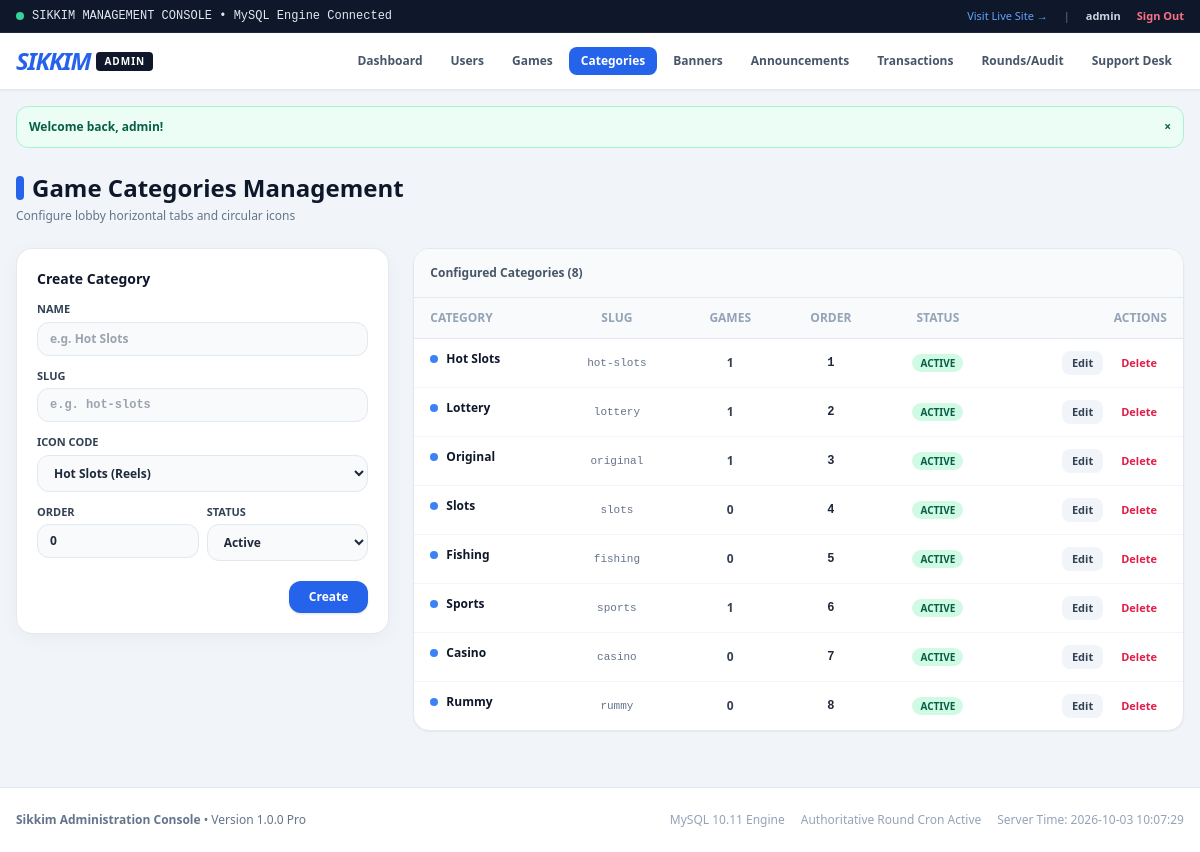
Screenshot of /admin/categories.php (signed in) with the database file from the repository.
### tables this page shows
CREATE TABLE `users` (
  `id` INT AUTO_INCREMENT PRIMARY KEY,
  `username` VARCHAR(50) NOT NULL UNIQUE,
  `phone` VARCHAR(20) NOT NULL UNIQUE,
  `email` VARCHAR(100) DEFAULT NULL,
  `password_hash` VARCHAR(255) NOT NULL,
  `role` ENUM('user', 'admin') NOT NULL DEFAULT 'user',
  `status` ENUM('active', 'suspended') NOT NULL DEFAULT 'active',
  `avatar` VARCHAR(255) DEFAULT '/assets/images/avatar-default.png',
  `created_at` TIMESTAMP DEFAULT CURRENT_TIMESTAMP,
  `updated_at` TIMESTAMP DEFAULT CURRENT_TIMESTAMP ON UPDATE CURRENT_TIMESTAMP,
  INDEX `idx_users_phone` (`phone`),
  INDEX `idx_users_username` (`username`),
  INDEX `idx_users_role` (`role`)
);

CREATE TABLE `categories` (
  `id` INT AUTO_INCREMENT PRIMARY KEY,
  `name` VARCHAR(50) NOT NULL,
  `slug` VARCHAR(50) NOT NULL UNIQUE,
  `icon` VARCHAR(255) NOT NULL,
  `display_order` INT NOT NULL DEFAULT 0,
  `status` ENUM('active', 'inactive') NOT NULL DEFAULT 'active',
  `created_at` TIMESTAMP DEFAULT CURRENT_TIMESTAMP,
  INDEX `idx_cat_order` (`display_order`),
  INDEX `idx_cat_status` (`status`)
);

### includes/auth.php (called while the page is built, shortened)
<?php
function isLoggedIn(): bool {
    return isset($_SESSION['user_id']) && !empty($_SESSION['user_id']);
}
function getCurrentUserId(): ?int {
    return $_SESSION['user_id'] ?? null;
}
function getCurrentUser(): ?array {
    $uid = getCurrentUserId();
    $pdo = getDB();
    $stmt = $pdo->prepare("
        SELECT u.id, u.username, u.phone, u.email, u.role, u.status, u.avatar, u.created_at,
               COALESCE(w.balance, 0.00) as balance,
               COALESCE(w.bonus_balance, 0.00) as bonus_balance,
               COALESCE(w.total_deposited, 0.00) as total_deposited,
               COALESCE(w.total_withdrawn, 0.00) as total_withdrawn
        FROM `users` u
        LEFT JOIN `wallets` w ON u.id = w.user_id
        WHERE u.id = :id AND u.status = 'active'
        LIMIT 1
    ");
    $stmt->execute([':id' => $uid]);
    $user = $stmt->fetch();
    return $user ?: null;
}
function requireAdmin(): array {
    $user = getCurrentUser();
    return $user;
}
function e(?string $string): string {
    return htmlspecialchars($string ?? '', ENT_QUOTES, 'UTF-8');
}
function getFlash(): ?array {
    if (isset($_SESSION['flash'])) {
        $flash = $_SESSION['flash'];
        return $flash;
    }
    return null;
}

### admin/categories.php (the view, shortened to what this page needs)
<?php
require_once __DIR__ . '/includes/admin_header.php';
$pdo = getDB();
$editCat = null;
$categories = $pdo->query("
    SELECT c.*, (SELECT COUNT(*) FROM `games` WHERE `category_id` = c.id) as game_count
    FROM `categories` c
    ORDER BY c.display_order ASC, c.id ASC
")->fetchAll();
?>
<div class="w-full mb-6">
    <h1 class="text-xl sm:text-2xl font-black text-slate-900 flex items-center gap-2">
        <span class="w-2 h-6 bg-blue-600 rounded-full inline-block"></span>
        Game Categories Management
    </h1>
    <p class="text-xs text-slate-500 mt-1">Configure lobby horizontal tabs and circular icons</p>
</div>
<div class="grid grid-cols-1 lg:grid-cols-3 gap-6 mb-8">
    <div class="card-premium p-5 self-start">
        <h3 class="font-black text-slate-900 text-sm mb-3">
            <?= $editCat ? 'Edit Category' : 'Create Category' ?>
        </h3>
        <form method="POST" action="/admin/categories.php" class="space-y-3">
            <div>
                <label class="block text-[11px] font-bold text-slate-700 uppercase mb-1">Name</label>
                <input type="text" name="name" value="<?= e($editCat['name'] ?? '') ?>" required placeholder="e.g. Hot Slots" class="w-full px-3 py-2 bg-slate-50 border border-slate-200 rounded-xl text-xs font-semibold focus:ring-2 focus:ring-blue-500">
            </div>
            <div>
                <label class="block text-[11px] font-bold text-slate-700 uppercase mb-1">Slug</label>
                <input type="text" name="slug" value="<?= e($editCat['slug'] ?? '') ?>" required placeholder="e.g. hot-slots" class="w-full px-3 py-2 bg-slate-50 border border-slate-200 rounded-xl text-xs font-mono font-semibold focus:ring-2 focus:ring-blue-500">
            </div>
            <div>
                <label class="block text-[11px] font-bold text-slate-700 uppercase mb-1">Icon Code</label>
                <select name="icon" class="w-full px-3 py-2 bg-slate-50 border border-slate-200 rounded-xl text-xs font-bold focus:ring-2 focus:ring-blue-500">
                    <option value="hot-slots" <?= ($editCat && $editCat['icon'] === 'hot-slots') ? 'selected' : '' ?>>Hot Slots (Reels)</option>
                </select>
            </div>
            <div class="grid grid-cols-2 gap-2">
                <div>
                    <label class="block text-[11px] font-bold text-slate-700 uppercase mb-1">Order</label>
                    <input type="number" name="display_order" value="<?= (int)($editCat['display_order'] ?? 0) ?>" class="w-full px-3 py-2 bg-slate-50 border border-slate-200 rounded-xl text-xs font-bold">
                </div>
                <div>
                    <label class="block text-[11px] font-bold text-slate-700 uppercase mb-1">Status</label>
                    <select name="status" class="w-full px-3 py-2 bg-slate-50 border border-slate-200 rounded-xl text-xs font-bold">
                        <option value="active" <?= ($editCat && $editCat['status'] === 'active') ? 'selected' : '' ?>>Active</option>
                    </select>
                </div>
            </div>
            <div class="pt-2 flex items-center justify-end gap-2">
                <button type="submit" class="px-5 py-2 bg-blue-600 hover:bg-blue-700 text-white rounded-xl text-xs font-bold shadow">
                    <?= $editCat ? 'Update' : 'Create' ?>
                </button>
            </div>
        </form>
    </div>
    <div class="lg:col-span-2 bg-white rounded-2xl border border-slate-200 shadow-sm overflow-hidden">
        <div class="p-4 bg-slate-50 border-b border-slate-200 font-bold text-xs text-slate-600">
            Configured Categories (<?= count($categories) ?>)
        </div>
        <?php if (!empty($categories)): ?>
            <div class="overflow-x-auto no-scrollbar">
                <table class="w-full text-left text-xs">
                    <thead>
                        <tr class="border-b border-slate-200 text-slate-400 uppercase font-bold bg-slate-50">
                            <th class="py-3 px-4">Category</th>
                            <th class="py-3 px-4 text-center">Slug</th>
                            <th class="py-3 px-4 text-center">Games</th>
                            <th class="py-3 px-4 text-center">Order</th>
                            <th class="py-3 px-4 text-center">Status</th>
                            <th class="py-3 px-4 text-right">Actions</th>
                        </tr>
                    </thead>
                    <tbody class="divide-y divide-slate-100">
                        <?php foreach ($categories as $cat): ?>
                            <tr class="hover:bg-slate-50 transition">
                                <td class="py-3 px-4 font-bold text-slate-900 flex items-center gap-2">
                                    <span class="w-2 h-2 rounded-full bg-blue-500"></span>
                                    <span><?= e($cat['name']) ?></span>
                                </td>
                                <td class="py-3 px-4 text-center font-mono text-[11px] text-slate-500">
                                    <?= e($cat['slug']) ?>
                                </td>
                                <td class="py-3 px-4 text-center font-bold text-slate-700">
                                    <?= (int)$cat['game_count'] ?>
                                </td>
                                <td class="py-3 px-4 text-center font-mono font-bold">
                                    <?= (int)$cat['display_order'] ?>
                                </td>
                                <td class="py-3 px-4 text-center">
                                    <span class="text-[10px] uppercase font-black px-2 py-0.5 rounded-full <?= $cat['status'] === 'active' ? 'bg-emerald-100 text-emerald-800' : 'bg-rose-100 text-rose-800' ?>">
                                        <?= e($cat['status']) ?>
                                    </span>
                                </td>
                                <td class="py-3 px-4 text-right">
                                    <div class="flex items-center justify-end gap-2">
                                        <a href="/admin/categories.php?edit=<?= $cat['id'] ?>" class="px-2.5 py-1 rounded-lg text-[11px] font-bold bg-slate-100 hover:bg-slate-200 text-slate-700">
                                            Edit
                                        </a>
                                        <form method="POST" action="/admin/categories.php" onsubmit="return confirm('Delete category? Games under it may lose their category.');" class="inline">
                                            <button type="submit" name="delete_category" value="1" class="px-2.5 py-1 rounded-lg text-[11px] font-bold text-rose-600 hover:bg-rose-50">
                                                Delete
                                            </button>
                                        </form>
                                    </div>
                                </td>
                            </tr>
                        <?php endforeach; ?>
                    </tbody>
                </table>
            </div>
        <?php else: ?>
            <div class="p-8 text-center text-xs text-slate-400">
                No categories found. Create your first category using the form on the left.
            </div>
        <?php endif; ?>
    </div>
</div>
<?php require_once __DIR__ . '/includes/admin_footer.php'; ?>

### admin/includes/admin_header.php (shortened to what this page needs)
<?php
require_once __DIR__ . '/../../includes/auth.php';
$adminUser = requireAdmin();
$currentAdminUri = parse_url($_SERVER['REQUEST_URI'], PHP_URL_PATH);
?>
<!DOCTYPE html>
<html lang="en">
<head>
    <script src="https://cdn.tailwindcss.com"></script>
    <link rel="stylesheet" href="/assets/css/style.css">
</head>
<body class="bg-slate-100 text-slate-800 antialiased min-h-screen flex flex-col font-sans">
    <div class="bg-slate-900 text-slate-200 text-xs py-2 px-4 border-b border-slate-800">
        <div class="max-w-7xl mx-auto flex items-center justify-between">
            <div class="flex items-center gap-2 font-mono">
                <span class="w-2 h-2 rounded-full bg-emerald-400"></span>
                <span>SIKKIM MANAGEMENT CONSOLE • MySQL Engine Connected</span>
            </div>
            <div class="flex items-center gap-4 text-[11px]">
                <a href="/" target="_blank" class="text-blue-400 hover:text-white transition">Visit Live Site &rarr;</a>
                <span class="text-slate-500">|</span>
                <span class="text-slate-300 font-bold"><?= e($adminUser['username']) ?></span>
                <a href="/logout.php" class="text-rose-400 hover:text-rose-300 font-bold">Sign Out</a>
            </div>
        </div>
    </div>
    <header class="w-full bg-white border-b border-slate-200 shadow-sm">
        <div class="max-w-7xl mx-auto px-4 py-3">
            <div class="flex flex-col md:flex-row md:items-center justify-between gap-3">
                <div class="flex items-center gap-3">
                    <a href="/admin/" class="flex items-center gap-1.5">
                        <span class="text-2xl font-black italic tracking-tighter text-blue-600"><i>S</i>IKKIM</span>
                        <span class="text-[10px] font-black uppercase bg-slate-900 text-white px-2 py-0.5 rounded tracking-widest">Admin</span>
                    </a>
                </div>
                <nav class="flex flex-wrap items-center gap-1 text-xs font-bold">
                    <a href="/admin/" class="px-3 py-1.5 rounded-lg transition <?= $currentAdminUri === '/admin/' || $currentAdminUri === '/admin/index.php' ? 'bg-blue-600 text-white' : 'text-slate-600 hover:bg-slate-100' ?>">
                        Dashboard
                    </a>
                    <a href="/admin/users.php" class="px-3 py-1.5 rounded-lg transition <?= strpos($currentAdminUri, 'users.php') !== false ? 'bg-blue-600 text-white' : 'text-slate-600 hover:bg-slate-100' ?>">
                        Users
                    </a>
                    <a href="/admin/games.php" class="px-3 py-1.5 rounded-lg transition <?= strpos($currentAdminUri, 'games.php') !== false ? 'bg-blue-600 text-white' : 'text-slate-600 hover:bg-slate-100' ?>">
                        Games
                    </a>
                    <a href="/admin/categories.php" class="px-3 py-1.5 rounded-lg transition <?= strpos($currentAdminUri, 'categories.php') !== false ? 'bg-blue-600 text-white' : 'text-slate-600 hover:bg-slate-100' ?>">
                        Categories
                    </a>
                    <a href="/admin/banners.php" class="px-3 py-1.5 rounded-lg transition <?= strpos($currentAdminUri, 'banners.php') !== false ? 'bg-blue-600 text-white' : 'text-slate-600 hover:bg-slate-100' ?>">
                        Banners
                    </a>
                    <a href="/admin/announcements.php" class="px-3 py-1.5 rounded-lg transition <?= strpos($currentAdminUri, 'announcements.php') !== false ? 'bg-blue-600 text-white' : 'text-slate-600 hover:bg-slate-100' ?>">
                        Announcements
                    </a>
                    <a href="/admin/transactions.php" class="px-3 py-1.5 rounded-lg transition <?= strpos($currentAdminUri, 'transactions.php') !== false ? 'bg-blue-600 text-white' : 'text-slate-600 hover:bg-slate-100' ?>">
                        Transactions
                    </a>
                    <a href="/admin/rounds.php" class="px-3 py-1.5 rounded-lg transition <?= strpos($currentAdminUri, 'rounds.php') !== false ? 'bg-blue-600 text-white' : 'text-slate-600 hover:bg-slate-100' ?>">
                        Rounds/Audit
                    </a>
                    <a href="/admin/support.php" class="px-3 py-1.5 rounded-lg transition <?= strpos($currentAdminUri, 'support.php') !== false ? 'bg-blue-600 text-white' : 'text-slate-600 hover:bg-slate-100' ?>">
                        Support Desk
                    </a>
                </nav>
            </div>
        </div>
    </header>
    <?php $flash = getFlash(); if ($flash): ?>
        <div class="max-w-7xl mx-auto px-4 mt-4 w-full">
            <div class="rounded-xl p-3 text-xs font-bold flex items-center justify-between <?= $flash['type'] === 'success' ? 'bg-emerald-50 text-emerald-800 border border-emerald-200' : 'bg-rose-50 text-rose-800 border border-rose-200' ?>">
                <span><?= e($flash['message']) ?></span>
                <button onclick="this.parentElement.remove()" class="text-xs">&times;</button>
            </div>
        </div>
    <?php endif; ?>
    <main class="flex-1 w-full max-w-7xl mx-auto px-4 py-6">

### assets/css/style.css (style rules this page uses)
html, body { overflow-x: hidden; scroll-behavior: smooth; }
.no-scrollbar { -ms-overflow-style: none; scrollbar-width: none; }
.card-premium { background: #ffffff; border: 1px solid rgba(226, 232, 240, 0.9); box-shadow: 0 4px 20px -2px rgba(15, 23, 42, 0.05); border-radius: 1rem; }

### rows the page displays
users: username "admin"
categories: name "Hot Slots", slug "hot-slots", game_count "1", display_order "1", status "ACTIVE"
categories: name "Lottery", slug "lottery", game_count "1", display_order "2", status "ACTIVE"
categories: name "Original", slug "original", game_count "1", display_order "3", status "ACTIVE"
categories: name "Slots", slug "slots", game_count "0", display_order "4", status "ACTIVE"
categories: name "Fishing", slug "fishing", game_count "0", display_order "5", status "ACTIVE"
categories: name "Sports", slug "sports", game_count "1", display_order "6", status "ACTIVE"
categories: name "Casino", slug "casino", game_count "0", display_order "7", status "ACTIVE"
categories: name "Rummy", slug "rummy", game_count "0", display_order "8", status "ACTIVE"

### other values shown
$flash['message'] "Welcome back, admin!"
count($categories) "8"
